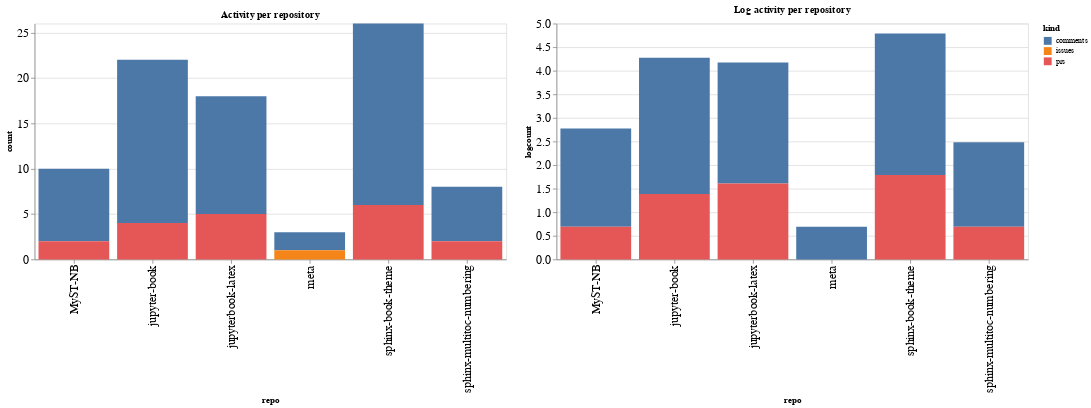

Notebook code for this chart:
### Code cell
ch1 = alt.Chart(repo_summaries, width=600, title="Activity per repository").mark_bar().encode(
    x='repo',
    y='count',
    color='kind',
    tooltip="kind"
)

ch2 = alt.Chart(repo_summaries, width=600, title="Log activity per repository").mark_bar().encode(
    x='repo',
    y='logcount',
    color='kind',
    tooltip="kind"
)

ch1 | ch2

### Figure 1 — Vega-Lite specification as saved in the notebook (floating-point values rounded to 4 significant figures)
{"config": {"axisLeft": {"labelFontSize": 15}, "axisBottom": {"labelFontSize": 15}}, "hconcat": [{"mark": "bar", "encoding": {"color": {"type": "nominal", "field": "kind"}, "tooltip": {"type": "nominal", "field": "kind"}, "x": {"type": "nominal", "field": "repo"}, "y": {"type": "quantitative", "field": "count"}}, "title": "Activity per repository", "width": 600}, {"mark": "bar", "encoding": {"color": {"type": "nominal", "field": "kind"}, "tooltip": {"type": "nominal", "field": "kind"}, "x": {"type": "nominal", "field": "repo"}, "y": {"type": "quantitative", "field": "logcount"}}, "title": "Log activity per repository", "width": 600}], "data": {"name": "data-553c9e639d3961506d5de2112c270bf1"}, "$schema": "https://vega.github.io/schema/vega-lite/v4.8.1.json", "datasets": {"data-553c9e639d3961506d5de2112c270bf1": [{"repo": "MyST-NB", "kind": "comments", "count": 8, "logcount": 2.079}, {"repo": "MyST-NB", "kind": "prs", "count": 2, "logcount": 0.6931}, {"repo": "jupyter-book", "kind": "comments", "count": 18, "logcount": 2.89}, {"repo": "jupyter-book", "kind": "prs", "count": 4, "logcount": 1.386}, {"repo": "jupyterbook-latex", "kind": "comments", "count": 13, "logcount": 2.565}, {"repo": "jupyterbook-latex", "kind": "prs", "count": 5, "logcount": 1.609}, {"repo": "meta", "kind": "comments", "count": 2, "logcount": 0.6931}, {"repo": "meta", "kind": "issues", "count": 1, "logcount": 0.0}, {"repo": "sphinx-book-theme", "kind": "comments", "count": 20, "logcount": 2.996}, {"repo": "sphinx-book-theme", "kind": "prs", "count": 6, "logcount": 1.792}, {"repo": "sphinx-multitoc-numbering", "kind": "comments", "count": 6, "logcount": 1.792}, {"repo": "sphinx-multitoc-numbering", "kind": "prs", "count": 2, "logcount": 0.6931}]}}
